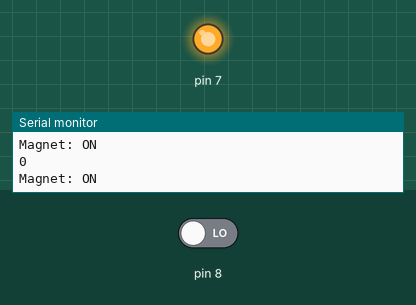
This sketch was run on a simulated Arduino Uno, built with avr-gcc and run on an emulated ATmega328P. On the bench: output pins drawn as LEDs (lit = HIGH), the last lines printed to the serial monitor. Inputs (shaded band) come from the test bench; at power-on: pin 8 LOW.

Above: at 1.2 s.
1.3 s: pin 8 driven HIGH
At 2.2 s:
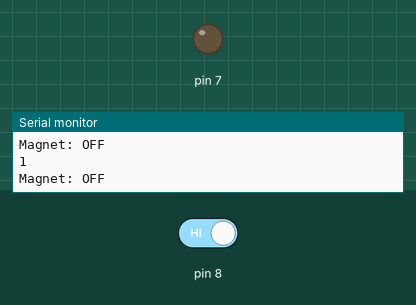
2.9 s: pin 8 driven LOW
At 3.5 s:
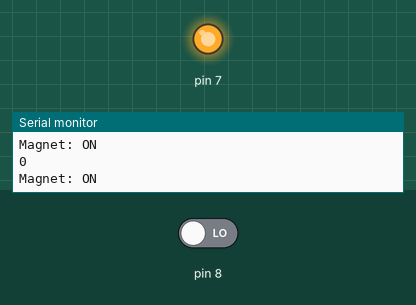
Timing chart, 0 to 5.9 s (numbered marks = the images above; inputs shaded):
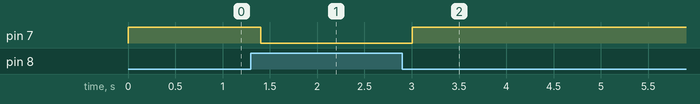

The sketch:

magnet_toggle.ino
```cpp
void setup() {
  Serial.begin(9600);
  pinMode(7, OUTPUT);
  pinMode(8, INPUT);
}

void loop() {

  Serial.println();
  Serial.println(digitalRead(8));

  if(digitalRead(8)==1){
    digitalWrite(7, LOW);
    Serial.println("Magnet: OFF");
  }
  else{
    digitalWrite(7, HIGH);
    Serial.println("Magnet: ON");
  }
  delay(200);
}
```

Measured:
- after the input at 1.3 s, pin 7: HIGH → LOW after 0.10 s
- after the input at 2.9 s, pin 7: LOW → HIGH after 0.10 s
